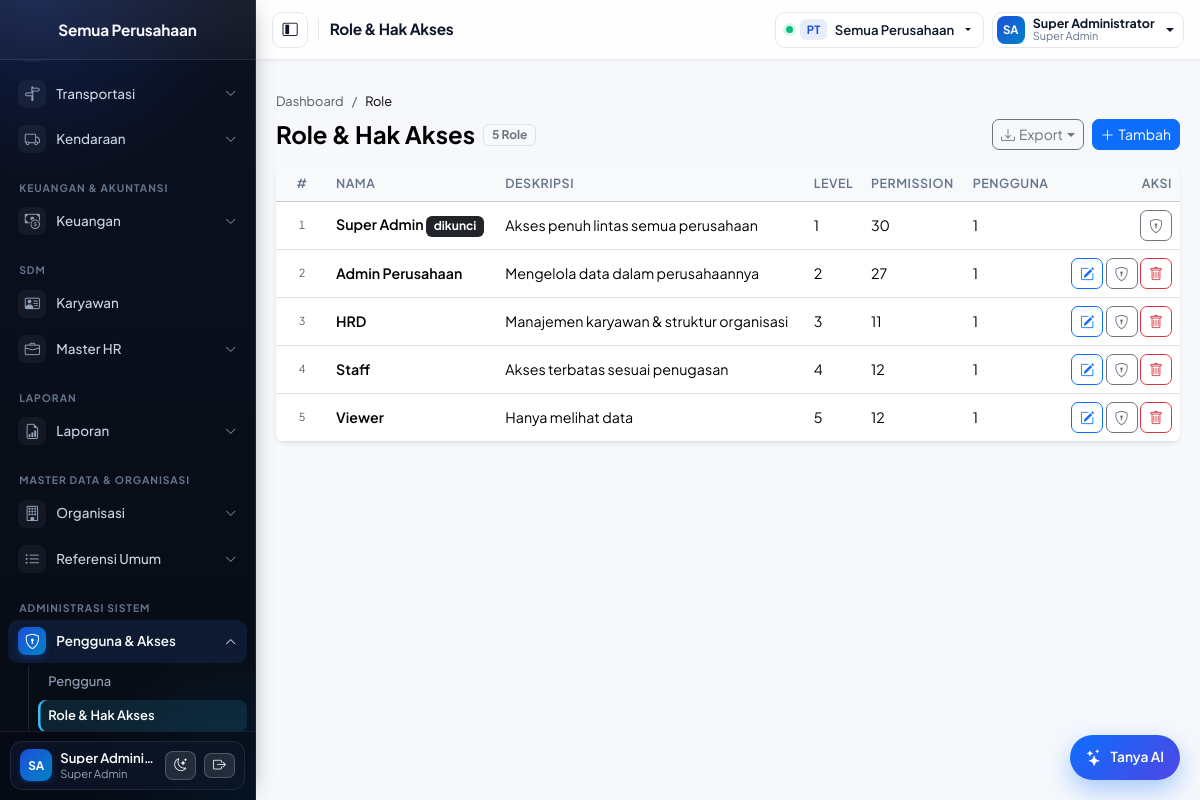
Page /pages/roles/index.php (signed in) on the committed database.
### tables this page shows
CREATE TABLE `roles` (
  `id` INT(11) NOT NULL AUTO_INCREMENT,
  `name` VARCHAR(50) NOT NULL,
  `description` VARCHAR(255) DEFAULT NULL,
  `level` INT(11) NOT NULL DEFAULT 0,
  `created_date` DATETIME NOT NULL DEFAULT CURRENT_TIMESTAMP,
  PRIMARY KEY (`id`),
  UNIQUE KEY `uq_roles_name` (`name`)
);

### config/database.php (called while the page is built, shortened)
<?php
function db(): mysqli
{
    static $conn = null;
    if ($conn instanceof mysqli) {
        return $conn;
    }
    try {
        $conn = new mysqli(DB_HOST, DB_USER, DB_PASS, DB_NAME);
        $conn->set_charset('utf8mb4');
    } catch (mysqli_sql_exception $e) {
        http_response_code(500);
        error_log('DB connection failed: ' . $e->getMessage());
        exit('Koneksi database gagal. Periksa konfigurasi.');
    }
    return $conn;
}

### includes/auth.php (called while the page is built, shortened)
<?php
function is_super_admin(): bool
{
    return ($_SESSION['role_name'] ?? '') === 'Super Admin';
}
function accessible_companies(bool $force_refresh = false): array
{
    $is_sa = is_super_admin() ? 1 : 0;
    if ($is_sa) {
        $rows = db()->query('SELECT id, code, name, logo FROM companies WHERE is_active = 1 ORDER BY name')->fetch_all(MYSQLI_ASSOC);
    }
    return $rows;
}

### includes/grid_export.php (called while the page is built, shortened)
<?php
function ui_export_actions(?array $extra_query = null): array
{
    $q = $_GET;
    unset($q['page'], $q['export']);
    $xlsx_url = '?' . http_build_query(array_merge($q, ['export' => 'xlsx']));
    $pdf_url  = '?' . http_build_query(array_merge($q, ['export' => 'pdf']));
    return [
        [
            'label' => 'Export',
            'icon'  => 'download',
            'class' => 'btn btn-outline-secondary btn-sm dropdown-toggle',
            'items' => [
                [
                    'label'      => 'Excel (.xlsx)',
                    'icon'       => 'file-earmark-excel',
                    'icon_class' => 'text-success',
                    'href'       => $xlsx_url,
                ],
                [
                    'label'      => 'PDF (.pdf)',
                    'icon'       => 'file-earmark-pdf',
                    'icon_class' => 'text-danger',
                    'href'       => $pdf_url,
                ],
            ],
        ],
    ];
}

### pages/roles/index.php (the view, shortened to what this page needs)
<?php
$rows = db()->query('SELECT r.id, r.name, r.description, r.level,
        (SELECT COUNT(*) FROM users u WHERE u.role_id = r.id) AS user_count,
        (SELECT COUNT(*) FROM role_permissions rp WHERE rp.role_id = r.id) AS perm_count
    FROM roles r ORDER BY r.level, r.name')->fetch_all(MYSQLI_ASSOC);
$header_actions = ui_export_actions();
$header_actions[] = ['label' => 'Tambah', 'icon' => 'plus-lg', 'href' => 'pages/roles/form.php', 'class' => 'btn btn-primary btn-sm'];
require __DIR__ . '/../../includes/header.php';
?>
<main class="col-12 col-md-9 col-lg-10 p-3 p-lg-4">
    <?= ui_page_header(
        'Role & Hak Akses',
        ['Dashboard' => 'pages/dashboard/index.php', 'Role' => null],
        [['text' => count($rows) . ' Role', 'class' => 'bg-light text-secondary border']],
        $header_actions
    ) ?>
    <div class="card shadow-sm border-0">
        <div class="table-responsive">
            <table class="table table-hover mb-0 align-middle">
                <thead class="table-light"><tr><th class="text-center" style="width: 52px;">#</th><th>Nama</th><th>Deskripsi</th><th>Level</th><th>Permission</th><th>Pengguna</th><th class="text-end">Aksi</th></tr></thead>
                <tbody>
                <?php foreach ($rows as $idx => $r): ?>
                    <?php $is_super = $r['name'] === ROLE_SUPER_ADMIN; ?>
                    <tr>
                        <td class="text-center text-muted small"><?= $idx + 1 ?></td>
                        <td class="fw-semibold"><?= e($r['name']) ?><?= $is_super ? ' <span class="badge bg-dark">dikunci</span>' : '' ?></td>
                        <td><?= e($r['description'] ?? '') ?></td>
                        <td><?= (int) $r['level'] ?></td>
                        <td><?= (int) $r['perm_count'] ?></td>
                        <td><?= (int) $r['user_count'] ?></td>
                        <td class="text-end text-nowrap">
                            <?php if (!$is_super): ?>
                                <a class="btn btn-sm btn-outline-primary" href="<?= e(APP_URL) ?>/pages/roles/form.php?id=<?= (int) $r['id'] ?>" title="Ubah" aria-label="Ubah"><i class="bi bi-pencil-square"></i></a>
                            <?php endif; ?>
                            <a class="btn btn-sm btn-outline-secondary" href="<?= e(APP_URL) ?>/pages/roles/permissions.php?id=<?= (int) $r['id'] ?>" title="Hak Akses" aria-label="Hak Akses"><i class="bi bi-shield-lock"></i></a>
                            <?php if (!$is_super): ?>
                                <form method="post" action="<?= e(APP_URL) ?>/pages/roles/delete.php" class="d-inline"
                                      onsubmit="return confirm('Hapus role ini?')">
                                    <button type="submit" class="btn btn-sm btn-outline-danger" title="Hapus" aria-label="Hapus"><i class="bi bi-trash"></i></button>
                                </form>
                            <?php endif; ?>
                        </td>
                    </tr>
                <?php endforeach; ?>
                </tbody>
            </table>
        </div>
    </div>
</main>
<?php require __DIR__ . '/../../includes/footer.php'; ?>

### rows in the picture
roles: name "Super Admin", shows "dikunci", description "Akses penuh lintas semua perusahaan", level "1", perm_count "30", user_count "1"
roles: name "Admin Perusahaan", description "Mengelola data dalam perusahaannya", level "2", perm_count "27", user_count "1"
roles: name "HRD", description "Manajemen karyawan & struktur organisasi", level "3", perm_count "11", user_count "1"
roles: name "Staff", description "Akses terbatas sesuai penugasan", level "4", perm_count "12", user_count "1"
roles: name "Viewer", description "Hanya melihat data", level "5", perm_count "12", user_count "1"

### other values in the picture
$sidebarCompanyName "Semua Perusahaan"
$m['label'] "Transportasi"
$m['label'] "Kendaraan"
$sec "KEUANGAN & AKUNTANSI"
$m['label'] "Keuangan"
$sec "SDM"
$m['label'] "Karyawan"
$m['label'] "Master HR"
$sec "LAPORAN"
$m['label'] "Laporan"
$sec "MASTER DATA & ORGANISASI"
$m['label'] "Organisasi"
$m['label'] "Referensi Umum"
$sec "ADMINISTRASI SISTEM"
$m['label'] "Pengguna & Akses"
